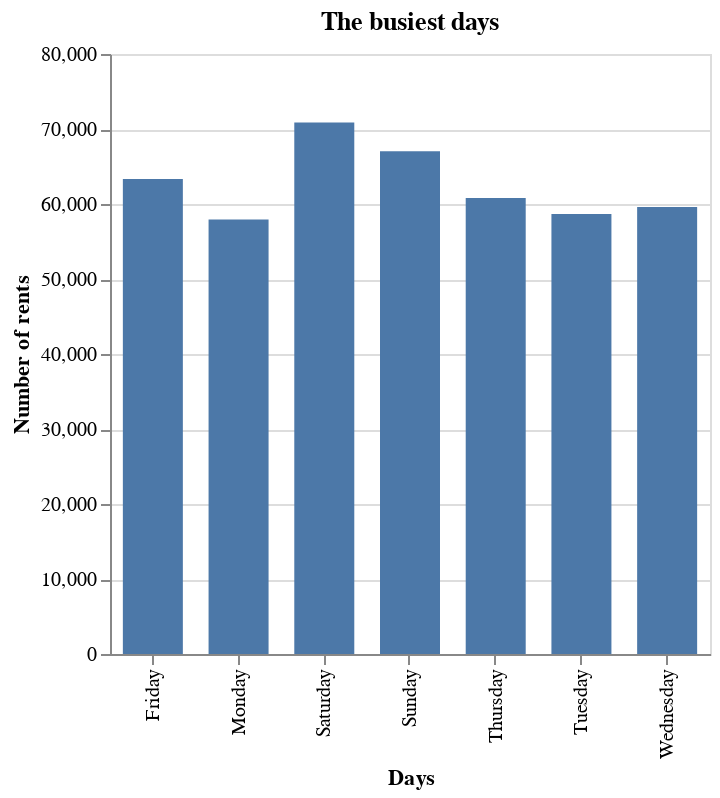

The notebook cell this image was saved under:
### Code cell
alt.Chart(df_days,title='The busiest days').mark_bar(size=30).encode(
    x=alt.X('name_of_day', title='Days'),
    y=alt.Y('number_of_rents', title='Number of rents'),
    tooltip=[alt.Tooltip('name_of_day', title="Day"), alt.Tooltip('number_of_rents', title="Number of rents")]
).properties(
    width=300,
    height=300
)

### Figure 1 — Vega-Lite specification as saved in the notebook (floating-point values rounded to 4 significant figures)
{"config": {"view": {"continuousWidth": 400, "continuousHeight": 300}}, "data": {"name": "data-353530a94589560a474e09863593a2f0"}, "mark": {"type": "bar", "size": 30}, "encoding": {"tooltip": [{"field": "name_of_day", "title": "Day", "type": "nominal"}, {"field": "number_of_rents", "title": "Number of rents", "type": "quantitative"}], "x": {"field": "name_of_day", "title": "Days", "type": "nominal"}, "y": {"field": "number_of_rents", "title": "Number of rents", "type": "quantitative"}}, "height": 300, "title": "The busiest days", "width": 300, "$schema": "https://vega.github.io/schema/vega-lite/v4.17.0.json", "datasets": {"data-353530a94589560a474e09863593a2f0": [{"name_of_day": "Monday", "number_of_rents": 57949}, {"name_of_day": "Tuesday", "number_of_rents": 58662}, {"name_of_day": "Wednesday", "number_of_rents": 59605}, {"name_of_day": "Thursday", "number_of_rents": 60809}, {"name_of_day": "Friday", "number_of_rents": 63339}, {"name_of_day": "Saturday", "number_of_rents": 70865}, {"name_of_day": "Sunday", "number_of_rents": 67030}]}}
